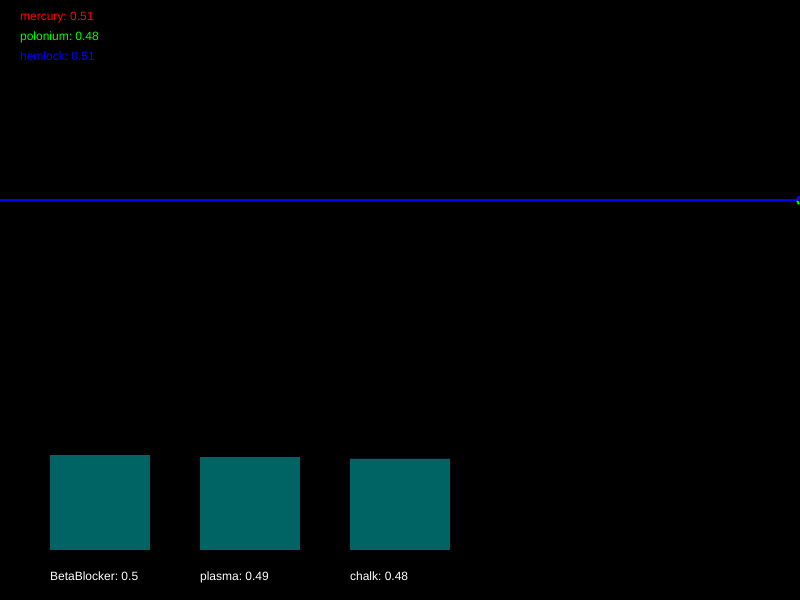
Frame 1 (no input)
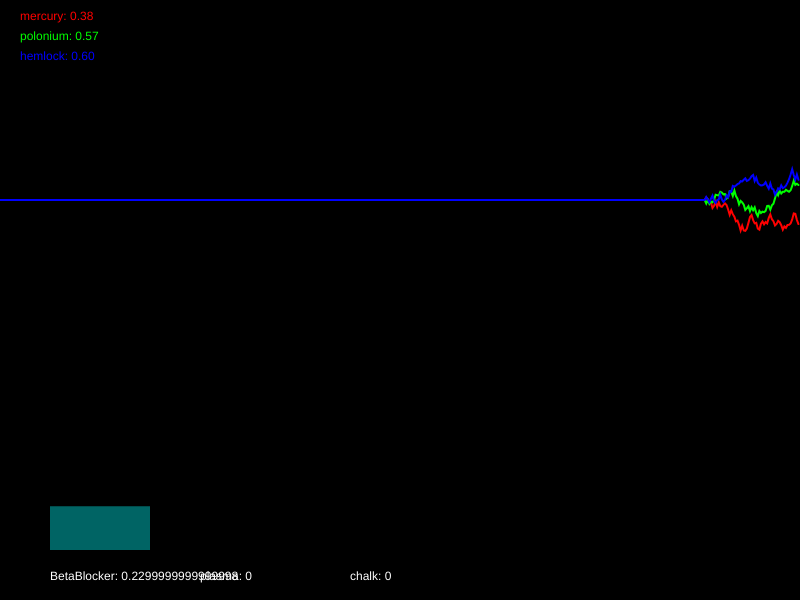
Frame 60 (no input)
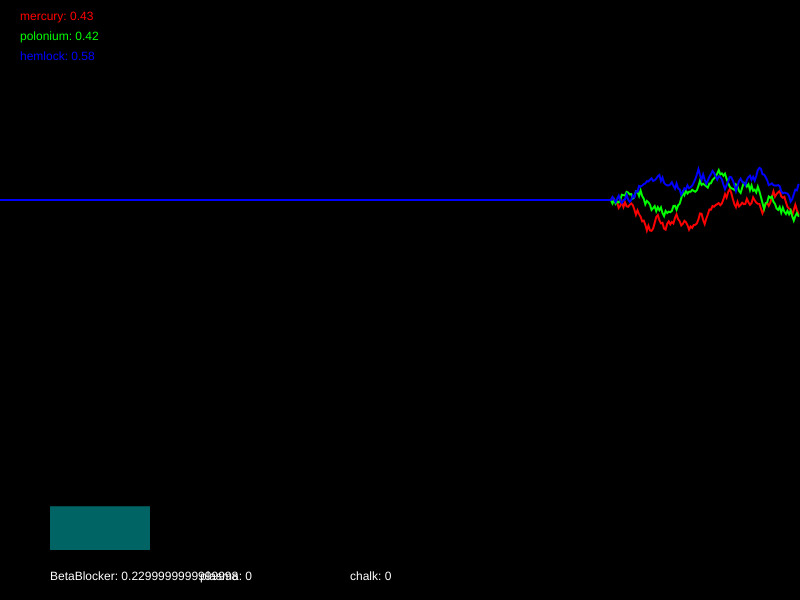
Frame 120 (the mouse pressed at the canvas centre since frame 60)

The p5.js sketch that drew these frames (run headless with seeded random() and noise() and a simulated clock; from frame 60 on, the mouse is pressed at the canvas centre):

// p5.js sketch
// ── sketch.js
/*

Officer: 3977425
CaseNum: 401-0-68087348-3977425

Case 401 - The Case of Norbert's Weiner Stand
Stage 1 - Noxious Weiner

Console city has been plunged into chaos. The notorious poisoner Norbert has struck the population down with a potent poison. Word has it that he is smuggling his venomous filth via a streetside weiner stand. Hundreds of people have been affected, and the municipal water company tells me that their sewers are at full capacity. This is no laughing matter. I need you to head down to our lab and work on an antidote.

You must develop the antidote by using conditional statements in the draw loop to
do the following:

	- If mercury dips below 0.37, try decreasing BetaBlocker by 0.03
	- If hemlock dips below 0.39, raise BetaBlocker by 0.02
	- If hemlock goes above 0.38, reduce plasma by 0.01
	- When mercury goes above 0.65, raise plasma by 0.02
	- If mercury dips below 0.64, try decreasing chalk by 0.02
	- If hemlock dips below 0.47, increment chalk by 0.03


Your conditional statements should consider the following poisons:

	- mercury
	- polonium
	- hemlock


Your conditional statements should modify the following antidotes:

	- BetaBlocker
	- plasma
	- chalk


- There are many ways to complete this task but you should only use the following commands and operators:

	if(){}
	>
	<
	+=
	-=

*/

//Declare the poison variables
var mercury;
var polonium;
var hemlock;


//Declare the antidote variables
var BetaBlocker;
var plasma;
var chalk;


//This variable is used for drawing the graph
var graphs;


function setup()
{

	createCanvas(800,600);
	strokeWeight(2);

	//initialise the poisons and antidotes
	mercury = 0.5;
	polonium = 0.5;
	hemlock = 0.5;
	BetaBlocker = 0.5;
	plasma = 0.5;
	chalk = 0.5;


	//fills the graph with empty values
	graphs = [];

	for(var i = 0; i < 3; i++)
	{
		graphs.push([]);
		for(var j = 0; j < 512; j++)
		{
			graphs[i].push(0.5);
		}
	}

}

function draw()
{

	//Develop the antidote below
	//Write conditional statements to change the amount of each substance ...
	if (mercury < 0.37) {
		BetaBlocker -= 0.03;
	}
	if (mercury > 0.65) {
		plasma += 0.02;
	}
	if (mercury < 0.64) {
		chalk -= 0.02;
	}

	if (hemlock < 0.39) {
		BetaBlocker += 0.02;
	}

	if (hemlock > 0.38) {
		plasma -= 0.01;
	}

	if (hemlock < 0.47) {
		chalk += 0.03;
	}


	//////////////////////////////////////////////////////

	//the code below generates new values using random numbers

	/*
		For testing, you might want to temporarily comment out
		these lines and set the same variables to constant values
		instead.
	*/

	mercury = nextValue(graphs[0],mercury);
	polonium = nextValue(graphs[1],polonium);
	hemlock = nextValue(graphs[2],hemlock);


	BetaBlocker = constrain(BetaBlocker, 0, 1);
	plasma = constrain(plasma, 0, 1);
	chalk = constrain(chalk, 0, 1);


	///////// DO NOT CHANGE THE CODE BELOW ///////////

	//drawing code

	// set background
	background(0);
	noFill();

	//draw the graphs for the vitals
	var colors = [
	color(255, 0, 0),
	color(0, 255, 0),
	color(0, 0, 255),
	color(255, 0, 255),
	color(255, 255, 0),
	color(0, 255, 255)
	];

	for(var i = 0; i < graphs.length; i++)
	{
		stroke(colors[i]);
		drawGraph(graphs[i]);
	}

	//draw the poisons as text
	noStroke();
	fill(colors[0]);
	text('mercury: ' + nf(mercury,1,2), 20,20);
	fill(colors[1]);
	text('polonium: ' + nf(polonium,1,2), 20,40);
	fill(colors[2]);
	text('hemlock: ' + nf(hemlock,1,2), 20,60);


	//draw the antidotes bar chart
	drawBar(BetaBlocker,50,'BetaBlocker');
	drawBar(plasma,200,'plasma');
	drawBar(chalk,350,'chalk');


}

function nextValue(graph, val)
{
	//gets the next value for a vital and puts it in an array for drawing
	var delta = random(-0.03,0.03);

	val += delta;
	if(val > 1 || val < 0)
	{
		delta *= -1;
		val += delta * 2;
	}

	graph.push(val)
	graph.shift();
	return val;
}

function drawGraph(graph)
{
	//draws an array as a graph
	beginShape();
	for(var i = 0; i < graph.length; i++)
	{
			vertex(width * i/512, height * 0.5 - graph[i]* height/3)
	}
	endShape();
}


function drawBar(val, x, name)
{
	//draws the bars for bar chart
    noStroke();
    fill(0,100,100);
	var mh = height * 0.4 - 50;
	rect(x,(height - 50) - val*mh, 100, val*mh);
    fill(255);
	text(name + ": " + val, x, height - 20);
}
